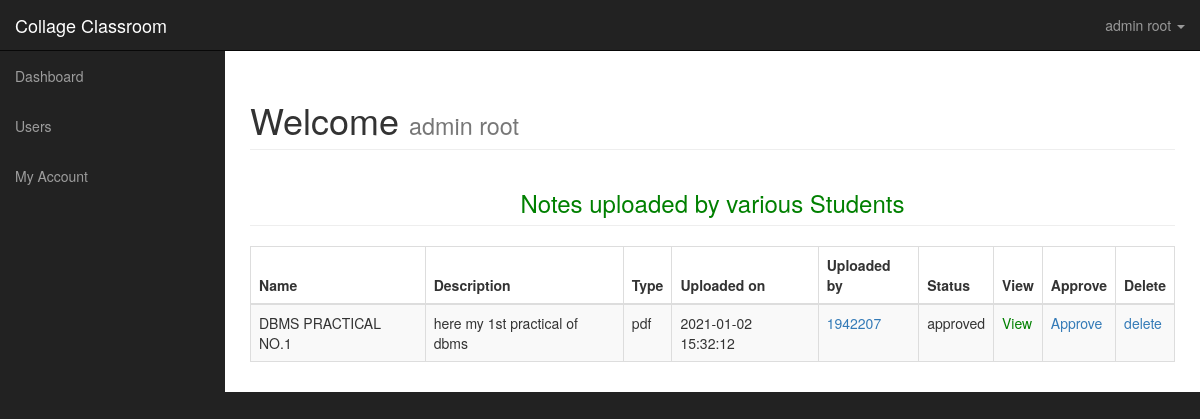
Page /dashboard/ (signed in) on the committed database.
### tables this page shows
CREATE TABLE `uploads` (
  `file_id` int(11) NOT NULL,
  `file_name` varchar(225) NOT NULL,
  `file_description` text NOT NULL,
  `file_type` varchar(225) NOT NULL,
  `file_uploader` varchar(225) NOT NULL,
  `file_uploaded_on` timestamp NOT NULL DEFAULT current_timestamp() ON UPDATE current_timestamp(),
  `file_uploaded_to` varchar(225) NOT NULL,
  `file` varchar(225) NOT NULL,
  `status` varchar(225) NOT NULL DEFAULT 'not approved yet'
);

### dashboard/index.php (the view, shortened to what this page needs)
<?php include('includes/adminheader.php');  ?>
<div id="wrapper">
    <?php include 'includes/adminnav.php'; ?>
    <div id="page-wrapper">
        <div class="container-fluid">
            <div class="row">
                <div class="col-lg-12">
                    <h1 class="page-header">
                        Welcome
                        <small><?php echo $_SESSION['name']; ?></small>
                    </h1>
                    <?php if ($_SESSION['role'] == 'admin') {
                    ?>
                        <h3 class="page-header">
                            <center>
                                <marquee width=70%>
                                    <font color="green"> Notes uploaded by various Students</font>
                                </marquee>
                            </center>
                        </h3>
                        <div class="row">
                            <div class="col-lg-12">
                                <div class="table-responsive">
                                    <form action="" method="post">
                                        <table class="table table-bordered table-striped table-hover">
                                            <thead>
                                                <tr>
                                                    <th>Name</th>
                                                    <th>Description</th>
                                                    <th>Type </th>
                                                    <th>Uploaded on</th>
                                                    <th>Uploaded by </th>
                                                    <th>Status</th>
                                                    <th>View</th>
                                                    <th>Approve</th>
                                                    <th>Delete</th>
                                                </tr>
                                            </thead>
                                            <tbody>
                                                <?php
                                                $query = "SELECT * FROM uploads ORDER BY file_uploaded_on DESC";
                                                $run_query = mysqli_query($conn, $query) or die(mysqli_error($conn));
                                                if (mysqli_num_rows($run_query) > 0) {
                                                    while ($row = mysqli_fetch_array($run_query)) {
                                                        $file_id = $row['file_id'];
                                                        $file_name = $row['file_name'];
                                                        $file_description = $row['file_description'];
                                                        $file_type = $row['file_type'];
                                                        $file_date = $row['file_uploaded_on'];
                                                        $file_uploader = $row['file_uploader'];
                                                        $file_status = $row['status'];
                                                        $file = $row['file'];
                                                        echo "<tr>";
                                                        echo "<td>$file_name</td>";
                                                        echo "<td>$file_description</td>";
                                                        echo "<td>$file_type</td>";
                                                        echo "<td>$file_date</td>";
                                                        echo "<td><a href='viewprofile.php?name=$file_uploader' target='_blank'> $file_uploader </a></td>";
                                                        echo "<td>$file_status</td>";
                                                        echo "<td><a href='allfiles/$file' target='_blank' style='color:green'>View </a></td>";
                                                        echo "<td><a onClick=\"javascript: return confirm('Are you sure you want to approve this note?')\"href='?approve=$file_id'><i class='fa fa-times' style='color: red;'></i>Approve</a></td>";
                                                        echo "<td><a onClick=\"javascript: return confirm('Are you sure you want to delete this post?')\" href='?del=$file_id'><i class='fa fa-times' style='color: red;'></i>delete</a></td>";
                                                        echo "</tr>";
                                                    }
                                                }
                                                ?>
                                            </tbody>
                                        </table>
                                    </form>
                                </div>
                            </div>
                        </div>
        <?php }
        ?>
        </body>
        </html>

### dashboard/css/sb-admin.css (style rules this page uses)
body { margin-top: 100px; background-color: #222; }
@media (min-width:768px) { body { margin-top: 50px; } }
#wrapper { padding-left: 0; }
#page-wrapper { width: 100%; padding: 0; background-color: #fff; }
@media (min-width:768px) { #wrapper { padding-left: 225px; } }
@media (min-width:768px) { #page-wrapper { padding: 10px; } }

### rows in the picture
uploads: file_name "DBMS PRACTICAL NO.1", file_description "here my 1st practical of dbms", file_type "pdf", file_uploaded_on "2021-01-02 15:32:12", file_uploader "1942207", status "approved"

### other values in the picture
$_SESSION['name'] "admin root"
